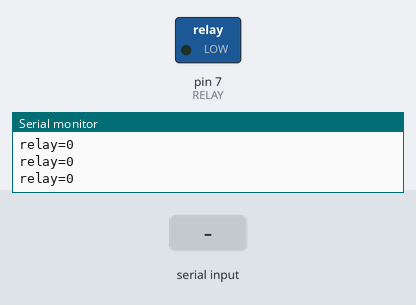
This sketch was run on a simulated Arduino Uno, built with avr-gcc and run on an emulated ATmega328P. Shown: switched loads named in the sketch (green lamp = pin HIGH), the last lines printed to the serial monitor. The test bench sets the inputs (shaded band).

Above: at 1.2 s.
1.3 s: "on\n" received over Serial
At 2.4 s:
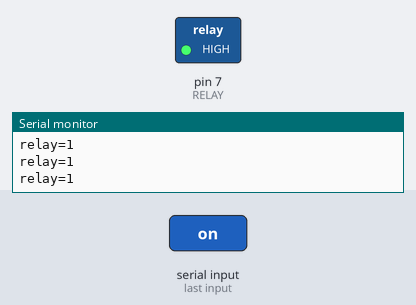
2.9 s: "off\n" received over Serial
At 3.7 s:
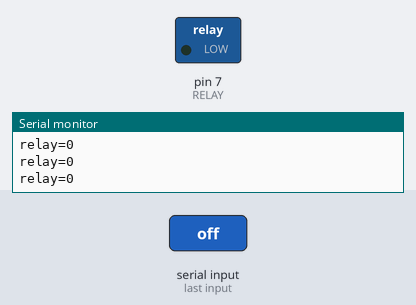
Timing chart, 0 to 5.9 s (numbered marks = the images above; inputs shaded):
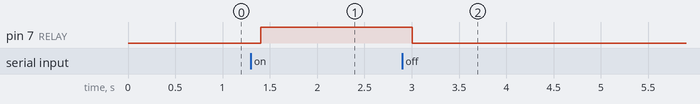

Measured:
- after the input at 1.3 s, pin 7 (RELAY): LOW → HIGH after 0.10 s
- after the input at 2.9 s, pin 7 (RELAY): HIGH → LOW after 0.10 s

The sketch:

relay.ino
```cpp
// Relay module signal on D7. Send "on" or "off".
const int RELAY = 7;
bool on = false;

void setup() {
  Serial.begin(115200);
  pinMode(RELAY, OUTPUT);
}

void loop() {
  if (Serial.available()) {
    String c = Serial.readStringUntil('\n');
    c.trim();
    if (c == "on") on = true;
    if (c == "off") on = false;
  }
  digitalWrite(RELAY, on ? HIGH : LOW);
  Serial.print("relay=");
  Serial.println(on ? 1 : 0);
  delay(200);
}
```
